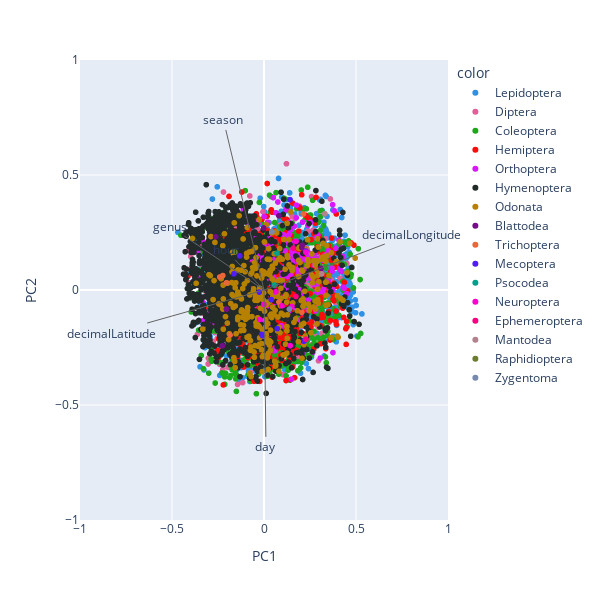

Notebook source saved alongside this figure:
### Markdown cell above
Knowing that you will have to predict a taxon level from spatial and temporal coordinates, and optionally other information, you first need to split your dataset into a feature vector (`X`) and a target vector (`y`), then to reduce dimensionality of the feature space to compute and vizualize the loadings.

<div class="alert alert-warning">
<b>[Question 2.3] Feature importance visualization </b>  <br>
    Use the <a href="https://scikit-learn.org/stable/modules/generated/sklearn.decomposition.PCA.html?highlight=pca#sklearn.decomposition.PCA">PCA</a> function from scikit learn to reduce your data to 2 dimensions. Then, use the <samp>biplot_visualization()</samp> function provided in the toolbox (<i>toolbox.py</i>) to vizualize the biplot graph.

Do all features have the same importance? If no, which features are less important, and why?
You can use all other graphs from the visualization part to justify your answer.
</div>

<div class="alert alert-info">
<b>[Remark 2.3] </b> <br>
Feel free to try this vizualization with numerical features you already dropped (if any) to support your previous choices.
</div>

### Code cell
"""
CELL N°13: FEATURE IMPORTANCE VISUALIZATION

IMPORTANT: only keep numerical features in X (no NaNs).
If needed, you can use a mapping function,e.g., from string
to numerical values. Dates are not numbers!

You can also select all numerical features with:
    df.select_dtypes(include=np.numbers)
"""

from sklearn.preprocessing import StandardScaler
from sklearn.preprocessing import LabelEncoder

# First, we recommend using a fraction of the datatest
# and you should remove this (of set frac=1) when you
# feel confident about your model

sub_df = df.sample(frac=0.1, random_state=1234)

output = target_taxon


#########################################################################################################
# Start : Student version
#########################################################################################################

y = sub_df[output]  # target output
X = sub_df.drop(columns=[output, "eventDate"])  # input DataFrame, without output column(s)

# colonnes à enlever car fortement corrélées avec d'autres (species et family corrélées avec genus, month corrélé avec season, year non pertinent)
X = X.drop(columns=["month", "species", "family", "year"])


columns = X.columns  # a vector of input feature names, usually `X.columns`

# Encodage des colonnes catégorielles (= non numériques)
label_encoder = LabelEncoder()
X["genus"] = label_encoder.fit_transform(X["genus"].astype(str))

# Standardize the data
scaler = StandardScaler()
X = scaler.fit_transform(X)  # do some standardization

# Apply a 2-dimensional PCA
pca = PCA(n_components=2)
X_data2 = pca.fit_transform(X)

#########################################################################################################
# End : Student version
#########################################################################################################


if all(not isinstance(x, type(...)) for x in [pca, X_data2, columns]):
    fig = tb.biplot_visualization(pca, X_data2, y, columns=columns)
    fig.show()

### Figure 1 — Plotly figure (JSON) as saved in the notebook; plotly's stock layout.template omitted (floating-point values rounded to 4 significant figures; data arrays with more than 128 entries replaced by an {"elided": "..."} marker saying what was removed)
{"data": [{"hovertemplate": "color=Lepidoptera<br>PC1=%{x}<br>PC2=%{y}<extra></extra>", "legendgroup": "Lepidoptera", "marker": {"color": "#2E91E5", "symbol": "circle"}, "mode": "markers", "name": "Lepidoptera", "showlegend": true, "type": "scattergl", "x": {"elided": "2090 float values"}, "xaxis": "x", "y": {"elided": "2090 float values"}, "yaxis": "y"}, {"hovertemplate": "color=Diptera<br>PC1=%{x}<br>PC2=%{y}<extra></extra>", "legendgroup": "Diptera", "marker": {"color": "#E15F99", "symbol": "circle"}, "mode": "markers", "name": "Diptera", "showlegend": true, "type": "scattergl", "x": {"elided": "480 float values"}, "xaxis": "x", "y": {"elided": "480 float values"}, "yaxis": "y"}, {"hovertemplate": "color=Coleoptera<br>PC1=%{x}<br>PC2=%{y}<extra></extra>", "legendgroup": "Coleoptera", "marker": {"color": "#1CA71C", "symbol": "circle"}, "mode": "markers", "name": "Coleoptera", "showlegend": true, "type": "scattergl", "x": {"elided": "1436 float values"}, "xaxis": "x", "y": {"elided": "1436 float values"}, "yaxis": "y"}, {"hovertemplate": "color=Hemiptera<br>PC1=%{x}<br>PC2=%{y}<extra></extra>", "legendgroup": "Hemiptera", "marker": {"color": "#FB0D0D", "symbol": "circle"}, "mode": "markers", "name": "Hemiptera", "showlegend": true, "type": "scattergl", "x": {"elided": "696 float values"}, "xaxis": "x", "y": {"elided": "696 float values"}, "yaxis": "y"}, {"hovertemplate": "color=Orthoptera<br>PC1=%{x}<br>PC2=%{y}<extra></extra>", "legendgroup": "Orthoptera", "marker": {"color": "#DA16FF", "symbol": "circle"}, "mode": "markers", "name": "Orthoptera", "showlegend": true, "type": "scattergl", "x": {"elided": "355 float values"}, "xaxis": "x", "y": {"elided": "355 float values"}, "yaxis": "y"}, {"hovertemplate": "color=Hymenoptera<br>PC1=%{x}<br>PC2=%{y}<extra></extra>", "legendgroup": "Hymenoptera", "marker": {"color": "#222A2A", "symbol": "circle"}, "mode": "markers", "name": "Hymenoptera", "showlegend": true, "type": "scattergl", "x": {"elided": "1873 float values"}, "xaxis": "x", "y": {"elided": "1873 float values"}, "yaxis": "y"}, {"hovertemplate": "color=Odonata<br>PC1=%{x}<br>PC2=%{y}<extra></extra>", "legendgroup": "Odonata", "marker": {"color": "#B68100", "symbol": "circle"}, "mode": "markers", "name": "Odonata", "showlegend": true, "type": "scattergl", "x": {"elided": "316 float values"}, "xaxis": "x", "y": {"elided": "316 float values"}, "yaxis": "y"}, {"hovertemplate": "color=Blattodea<br>PC1=%{x}<br>PC2=%{y}<extra></extra>", "legendgroup": "Blattodea", "marker": {"color": "#750D86", "symbol": "circle"}, "mode": "markers", "name": "Blattodea", "showlegend": true, "type": "scattergl", "x": [-0.263, 0.3097, -0.001626, 0.08104, 0.2081, -0.2041, -0.2265, 0.2054], "xaxis": "x", "y": [0.2311, 0.09385, 0.2698, 0.3226, 0.1947, -0.08304, -0.2426, 0.1847], "yaxis": "y"}, {"hovertemplate": "color=Trichoptera<br>PC1=%{x}<br>PC2=%{y}<extra></extra>", "legendgroup": "Trichoptera", "marker": {"color": "#EB663B", "symbol": "circle"}, "mode": "markers", "name": "Trichoptera", "showlegend": true, "type": "scattergl", "x": [0.08113, 0.2141, -0.1845, -0.2041, 0.2053, -0.2238, -0.2408], "xaxis": "x", "y": [-0.05215, 0.3304, -0.1958, 0.0314, -0.09671, 0.0629, 0.05652], "yaxis": "y"}, {"hovertemplate": "color=Mecoptera<br>PC1=%{x}<br>PC2=%{y}<extra></extra>", "legendgroup": "Mecoptera", "marker": {"color": "#511CFB", "symbol": "circle"}, "mode": "markers", "name": "Mecoptera", "showlegend": true, "type": "scattergl", "x": [0.2262, 0.2168, -0.1314, -0.01285, 0.07225, -0.1633, 0.03925, 0.1415, -0.02563, -0.00807], "xaxis": "x", "y": [0.1694, -0.2228, 0.1482, -0.1934, -0.168, 0.07031, -0.04168, 0.393, -0.009125, -0.1982], "yaxis": "y"}, {"hovertemplate": "color=Psocodea<br>PC1=%{x}<br>PC2=%{y}<extra></extra>", "legendgroup": "Psocodea", "marker": {"color": "#00A08B", "symbol": "circle"}, "mode": "markers", "name": "Psocodea", "showlegend": true, "type": "scattergl", "x": [0.05551, 0.07032], "xaxis": "x", "y": [0.02149, 0.1599], "yaxis": "y"}, {"hovertemplate": "color=Neuroptera<br>PC1=%{x}<br>PC2=%{y}<extra></extra>", "legendgroup": "Neuroptera", "marker": {"color": "#FB00D1", "symbol": "circle"}, "mode": "markers", "name": "Neuroptera", "showlegend": true, "type": "scattergl", "x": [0.2267, 0.1519, 0.06462, -0.02359, 0.1426, 0.1742, -0.0008252, 0.09691], "xaxis": "x", "y": [0.1647, -0.07179, -0.007495, -0.1282, -0.2419, 0.2112, -0.06267, -0.06863], "yaxis": "y"}, {"hovertemplate": "color=Ephemeroptera<br>PC1=%{x}<br>PC2=%{y}<extra></extra>", "legendgroup": "Ephemeroptera", "marker": {"color": "#FC0080", "symbol": "circle"}, "mode": "markers", "name": "Ephemeroptera", "showlegend": true, "type": "scattergl", "x": [0.1593, 0.2282, 0.1737], "xaxis": "x", "y": [0.1815, -0.2142, -0.0281], "yaxis": "y"}, {"hovertemplate": "color=Mantodea<br>PC1=%{x}<br>PC2=%{y}<extra></extra>", "legendgroup": "Mantodea", "marker": {"color": "#B2828D", "symbol": "circle"}, "mode": "markers", "name": "Mantodea", "showlegend": true, "type": "scattergl", "x": [0.3133, 0.3304, 0.3305], "xaxis": "x", "y": [0.06967, 0.3314, 0.3314], "yaxis": "y"}, {"hovertemplate": "color=Raphidioptera<br>PC1=%{x}<br>PC2=%{y}<extra></extra>", "legendgroup": "Raphidioptera", "marker": {"color": "#6C7C32", "symbol": "circle"}, "mode": "markers", "name": "Raphidioptera", "showlegend": true, "type": "scattergl", "x": [-0.1579], "xaxis": "x", "y": [0.1651], "yaxis": "y"}, {"hovertemplate": "color=Zygentoma<br>PC1=%{x}<br>PC2=%{y}<extra></extra>", "legendgroup": "Zygentoma", "marker": {"color": "#778AAE", "symbol": "circle"}, "mode": "markers", "name": "Zygentoma", "showlegend": true, "type": "scattergl", "x": [0.04337, 0.1381], "xaxis": "x", "y": [0.2531, -0.08334], "yaxis": "y"}], "layout": {"annotations": [{"arrowcolor": "#636363", "arrowhead": 0, "ax": -0.5132, "axref": "x", "ay": 0.2776, "ayref": "y", "showarrow": true, "text": "genus", "x": 0, "xref": "x", "y": 0, "yref": "y"}, {"arrowcolor": "#636363", "arrowhead": 0, "ax": -0.8268, "axref": "x", "ay": -0.1871, "ayref": "y", "showarrow": true, "text": "decimalLatitude", "x": 0, "xref": "x", "y": 0, "yref": "y"}, {"arrowcolor": "#636363", "arrowhead": 0, "ax": 0.7997, "axref": "x", "ay": 0.2434, "ayref": "y", "showarrow": true, "text": "decimalLongitude", "x": 0, "xref": "x", "y": 0, "yref": "y"}, {"arrowcolor": "#636363", "arrowhead": 0, "ax": 0.01075, "axref": "x", "ay": -0.682, "ayref": "y", "showarrow": true, "text": "day", "x": 0, "xref": "x", "y": 0, "yref": "y"}, {"arrowcolor": "#636363", "arrowhead": 0, "ax": -0.2087, "axref": "x", "ay": 0.1747, "ayref": "y", "showarrow": true, "text": "hour", "x": 0, "xref": "x", "y": 0, "yref": "y"}, {"arrowcolor": "#636363", "arrowhead": 0, "ax": -0.2205, "axref": "x", "ay": 0.7395, "ayref": "y", "showarrow": true, "text": "season", "x": 0, "xref": "x", "y": 0, "yref": "y"}], "height": 600, "legend": {"title": {"text": "color"}, "tracegroupgap": 0}, "margin": {"t": 60}, "width": 600, "xaxis": {"anchor": "y", "domain": [0, 1], "range": [-1, 1], "title": {"text": "PC1"}}, "yaxis": {"anchor": "x", "domain": [0, 1], "range": [-1, 1], "title": {"text": "PC2"}}}}
